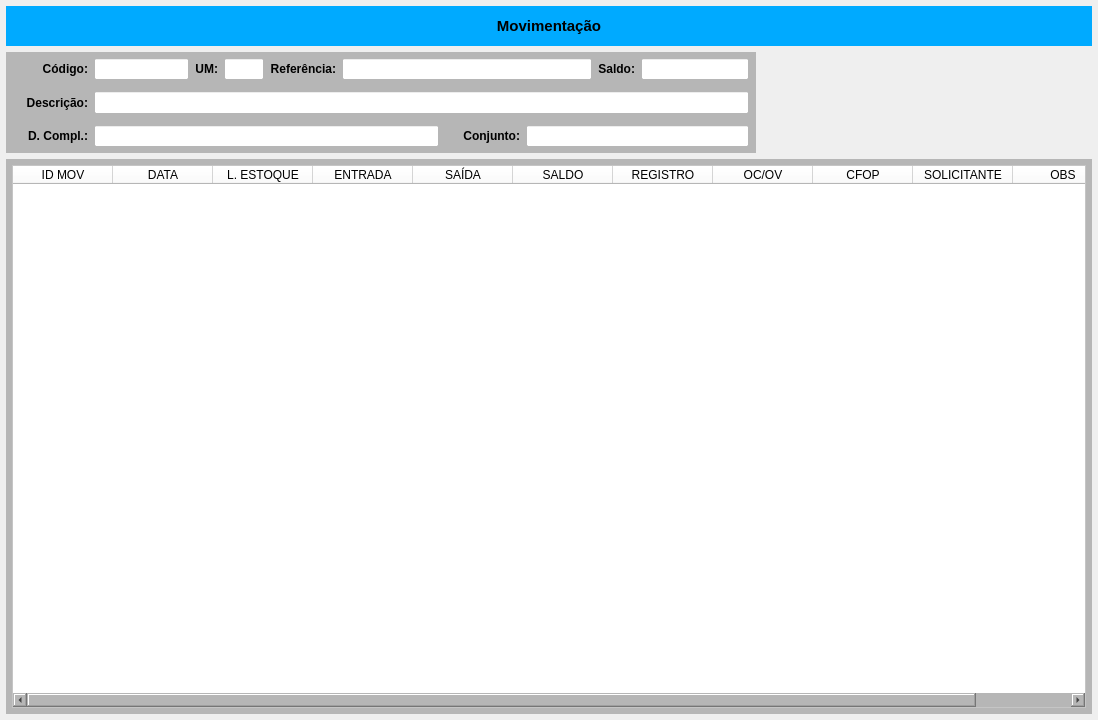
<?xml version="1.0" encoding="UTF-8"?>
<ui version="4.0">
 <class>MainWindow</class>
 <widget class="QMainWindow" name="MainWindow">
  <property name="windowModality">
   <enum>Qt::NonModal</enum>
  </property>
  <property name="geometry">
   <rect>
    <x>0</x>
    <y>0</y>
    <width>1098</width>
    <height>720</height>
   </rect>
  </property>
  <property name="windowTitle">
   <string>Movimentação de Produtos</string>
  </property>
  <widget class="QWidget" name="centralwidget">
   <property name="styleSheet">
    <string notr="true"/>
   </property>
   <layout class="QVBoxLayout" name="verticalLayout_2">
    <property name="spacing">
     <number>6</number>
    </property>
    <property name="leftMargin">
     <number>6</number>
    </property>
    <property name="topMargin">
     <number>6</number>
    </property>
    <property name="rightMargin">
     <number>6</number>
    </property>
    <property name="bottomMargin">
     <number>6</number>
    </property>
    <item>
     <widget class="QWidget" name="widget_cabecalho" native="true">
      <property name="sizePolicy">
       <sizepolicy hsizetype="Preferred" vsizetype="Fixed">
        <horstretch>0</horstretch>
        <verstretch>0</verstretch>
       </sizepolicy>
      </property>
      <property name="minimumSize">
       <size>
        <width>0</width>
        <height>40</height>
       </size>
      </property>
      <property name="maximumSize">
       <size>
        <width>16777215</width>
        <height>40</height>
       </size>
      </property>
      <property name="styleSheet">
       <string notr="true">background-color: rgb(0, 170, 255);</string>
      </property>
      <layout class="QHBoxLayout" name="horizontalLayout">
       <property name="spacing">
        <number>0</number>
       </property>
       <property name="leftMargin">
        <number>15</number>
       </property>
       <property name="topMargin">
        <number>6</number>
       </property>
       <property name="rightMargin">
        <number>15</number>
       </property>
       <property name="bottomMargin">
        <number>6</number>
       </property>
       <item>
        <widget class="QLabel" name="label_13">
         <property name="sizePolicy">
          <sizepolicy hsizetype="Minimum" vsizetype="Preferred">
           <horstretch>0</horstretch>
           <verstretch>0</verstretch>
          </sizepolicy>
         </property>
         <property name="minimumSize">
          <size>
           <width>300</width>
           <height>0</height>
          </size>
         </property>
         <property name="font">
          <font>
           <pointsize>11</pointsize>
           <weight>75</weight>
           <bold>true</bold>
          </font>
         </property>
         <property name="text">
          <string>Movimentação</string>
         </property>
         <property name="alignment">
          <set>Qt::AlignCenter</set>
         </property>
        </widget>
       </item>
      </layout>
     </widget>
    </item>
    <item>
     <widget class="QWidget" name="widget" native="true">
      <property name="minimumSize">
       <size>
        <width>0</width>
        <height>101</height>
       </size>
      </property>
      <property name="maximumSize">
       <size>
        <width>16777215</width>
        <height>101</height>
       </size>
      </property>
      <layout class="QHBoxLayout" name="horizontalLayout_6">
       <property name="leftMargin">
        <number>0</number>
       </property>
       <property name="topMargin">
        <number>0</number>
       </property>
       <property name="rightMargin">
        <number>0</number>
       </property>
       <property name="bottomMargin">
        <number>0</number>
       </property>
       <item>
        <widget class="QWidget" name="widget_Cor1" native="true">
         <property name="sizePolicy">
          <sizepolicy hsizetype="Preferred" vsizetype="Preferred">
           <horstretch>0</horstretch>
           <verstretch>0</verstretch>
          </sizepolicy>
         </property>
         <property name="minimumSize">
          <size>
           <width>0</width>
           <height>0</height>
          </size>
         </property>
         <property name="maximumSize">
          <size>
           <width>16777215</width>
           <height>16777215</height>
          </size>
         </property>
         <property name="styleSheet">
          <string notr="true">background-color: rgb(182, 182, 182);</string>
         </property>
         <layout class="QVBoxLayout" name="verticalLayout">
          <property name="spacing">
           <number>1</number>
          </property>
          <property name="leftMargin">
           <number>1</number>
          </property>
          <property name="topMargin">
           <number>1</number>
          </property>
          <property name="rightMargin">
           <number>1</number>
          </property>
          <property name="bottomMargin">
           <number>1</number>
          </property>
          <item>
           <widget class="QWidget" name="widget_3" native="true">
            <property name="styleSheet">
             <string notr="true"/>
            </property>
            <layout class="QHBoxLayout" name="horizontalLayout_2">
             <property name="spacing">
              <number>6</number>
             </property>
             <property name="leftMargin">
              <number>6</number>
             </property>
             <property name="topMargin">
              <number>5</number>
             </property>
             <property name="rightMargin">
              <number>6</number>
             </property>
             <property name="bottomMargin">
              <number>5</number>
             </property>
             <item>
              <widget class="QLabel" name="label_12">
               <property name="sizePolicy">
                <sizepolicy hsizetype="Fixed" vsizetype="Preferred">
                 <horstretch>0</horstretch>
                 <verstretch>0</verstretch>
                </sizepolicy>
               </property>
               <property name="minimumSize">
                <size>
                 <width>75</width>
                 <height>0</height>
                </size>
               </property>
               <property name="maximumSize">
                <size>
                 <width>75</width>
                 <height>16777215</height>
                </size>
               </property>
               <property name="font">
                <font>
                 <pointsize>9</pointsize>
                 <weight>75</weight>
                 <bold>true</bold>
                </font>
               </property>
               <property name="text">
                <string>Código:</string>
               </property>
               <property name="alignment">
                <set>Qt::AlignRight|Qt::AlignTrailing|Qt::AlignVCenter</set>
               </property>
              </widget>
             </item>
             <item>
              <widget class="QLineEdit" name="line_Codigo">
               <property name="sizePolicy">
                <sizepolicy hsizetype="Maximum" vsizetype="Preferred">
                 <horstretch>0</horstretch>
                 <verstretch>0</verstretch>
                </sizepolicy>
               </property>
               <property name="maximumSize">
                <size>
                 <width>95</width>
                 <height>16777215</height>
                </size>
               </property>
               <property name="font">
                <font>
                 <pointsize>9</pointsize>
                </font>
               </property>
               <property name="styleSheet">
                <string notr="true">background-color: rgb(255, 255, 255);</string>
               </property>
               <property name="alignment">
                <set>Qt::AlignCenter</set>
               </property>
              </widget>
             </item>
             <item>
              <widget class="QLabel" name="label_19">
               <property name="sizePolicy">
                <sizepolicy hsizetype="Fixed" vsizetype="Preferred">
                 <horstretch>0</horstretch>
                 <verstretch>0</verstretch>
                </sizepolicy>
               </property>
               <property name="maximumSize">
                <size>
                 <width>35</width>
                 <height>16777215</height>
                </size>
               </property>
               <property name="font">
                <font>
                 <pointsize>9</pointsize>
                 <weight>75</weight>
                 <bold>true</bold>
                </font>
               </property>
               <property name="text">
                <string>UM:</string>
               </property>
               <property name="alignment">
                <set>Qt::AlignRight|Qt::AlignTrailing|Qt::AlignVCenter</set>
               </property>
              </widget>
             </item>
             <item>
              <widget class="QLineEdit" name="line_UM">
               <property name="sizePolicy">
                <sizepolicy hsizetype="Maximum" vsizetype="Preferred">
                 <horstretch>0</horstretch>
                 <verstretch>0</verstretch>
                </sizepolicy>
               </property>
               <property name="minimumSize">
                <size>
                 <width>40</width>
                 <height>0</height>
                </size>
               </property>
               <property name="maximumSize">
                <size>
                 <width>40</width>
                 <height>16777215</height>
                </size>
               </property>
               <property name="font">
                <font>
                 <pointsize>9</pointsize>
                </font>
               </property>
               <property name="cursor">
                <cursorShape>IBeamCursor</cursorShape>
               </property>
               <property name="styleSheet">
                <string notr="true">background-color: rgb(255, 255, 255);</string>
               </property>
               <property name="inputMask">
                <string/>
               </property>
               <property name="text">
                <string/>
               </property>
               <property name="frame">
                <bool>true</bool>
               </property>
               <property name="echoMode">
                <enum>QLineEdit::Normal</enum>
               </property>
               <property name="alignment">
                <set>Qt::AlignCenter</set>
               </property>
               <property name="readOnly">
                <bool>true</bool>
               </property>
              </widget>
             </item>
             <item>
              <widget class="QLabel" name="label_16">
               <property name="sizePolicy">
                <sizepolicy hsizetype="Fixed" vsizetype="Preferred">
                 <horstretch>0</horstretch>
                 <verstretch>0</verstretch>
                </sizepolicy>
               </property>
               <property name="maximumSize">
                <size>
                 <width>80</width>
                 <height>16777215</height>
                </size>
               </property>
               <property name="font">
                <font>
                 <pointsize>9</pointsize>
                 <weight>75</weight>
                 <bold>true</bold>
                </font>
               </property>
               <property name="text">
                <string>Referência:</string>
               </property>
               <property name="alignment">
                <set>Qt::AlignRight|Qt::AlignTrailing|Qt::AlignVCenter</set>
               </property>
              </widget>
             </item>
             <item>
              <widget class="QLineEdit" name="line_Referencia">
               <property name="sizePolicy">
                <sizepolicy hsizetype="Preferred" vsizetype="Preferred">
                 <horstretch>0</horstretch>
                 <verstretch>0</verstretch>
                </sizepolicy>
               </property>
               <property name="minimumSize">
                <size>
                 <width>250</width>
                 <height>0</height>
                </size>
               </property>
               <property name="maximumSize">
                <size>
                 <width>250</width>
                 <height>16777215</height>
                </size>
               </property>
               <property name="font">
                <font>
                 <pointsize>9</pointsize>
                </font>
               </property>
               <property name="styleSheet">
                <string notr="true">background-color: rgb(255, 255, 255);</string>
               </property>
               <property name="readOnly">
                <bool>true</bool>
               </property>
              </widget>
             </item>
             <item>
              <widget class="QLabel" name="label_18">
               <property name="sizePolicy">
                <sizepolicy hsizetype="Fixed" vsizetype="Preferred">
                 <horstretch>0</horstretch>
                 <verstretch>0</verstretch>
                </sizepolicy>
               </property>
               <property name="maximumSize">
                <size>
                 <width>50</width>
                 <height>16777215</height>
                </size>
               </property>
               <property name="font">
                <font>
                 <pointsize>9</pointsize>
                 <weight>75</weight>
                 <bold>true</bold>
                </font>
               </property>
               <property name="text">
                <string>Saldo:</string>
               </property>
               <property name="alignment">
                <set>Qt::AlignRight|Qt::AlignTrailing|Qt::AlignVCenter</set>
               </property>
              </widget>
             </item>
             <item>
              <widget class="QLineEdit" name="line_Saldo">
               <property name="sizePolicy">
                <sizepolicy hsizetype="Maximum" vsizetype="Preferred">
                 <horstretch>0</horstretch>
                 <verstretch>0</verstretch>
                </sizepolicy>
               </property>
               <property name="maximumSize">
                <size>
                 <width>150</width>
                 <height>16777215</height>
                </size>
               </property>
               <property name="font">
                <font>
                 <pointsize>9</pointsize>
                </font>
               </property>
               <property name="cursor">
                <cursorShape>IBeamCursor</cursorShape>
               </property>
               <property name="styleSheet">
                <string notr="true">background-color: rgb(255, 255, 255);</string>
               </property>
               <property name="inputMask">
                <string/>
               </property>
               <property name="text">
                <string/>
               </property>
               <property name="frame">
                <bool>true</bool>
               </property>
               <property name="echoMode">
                <enum>QLineEdit::Normal</enum>
               </property>
               <property name="alignment">
                <set>Qt::AlignCenter</set>
               </property>
               <property name="readOnly">
                <bool>true</bool>
               </property>
              </widget>
             </item>
            </layout>
           </widget>
          </item>
          <item>
           <widget class="QWidget" name="widget_7" native="true">
            <property name="styleSheet">
             <string notr="true"/>
            </property>
            <layout class="QHBoxLayout" name="horizontalLayout_3">
             <property name="spacing">
              <number>6</number>
             </property>
             <property name="leftMargin">
              <number>6</number>
             </property>
             <property name="topMargin">
              <number>5</number>
             </property>
             <property name="rightMargin">
              <number>6</number>
             </property>
             <property name="bottomMargin">
              <number>5</number>
             </property>
             <item>
              <widget class="QLabel" name="label_15">
               <property name="sizePolicy">
                <sizepolicy hsizetype="Maximum" vsizetype="Preferred">
                 <horstretch>0</horstretch>
                 <verstretch>0</verstretch>
                </sizepolicy>
               </property>
               <property name="minimumSize">
                <size>
                 <width>75</width>
                 <height>0</height>
                </size>
               </property>
               <property name="maximumSize">
                <size>
                 <width>75</width>
                 <height>16777215</height>
                </size>
               </property>
               <property name="font">
                <font>
                 <pointsize>9</pointsize>
                 <weight>75</weight>
                 <bold>true</bold>
                </font>
               </property>
               <property name="text">
                <string>Descrição:</string>
               </property>
               <property name="alignment">
                <set>Qt::AlignRight|Qt::AlignTrailing|Qt::AlignVCenter</set>
               </property>
              </widget>
             </item>
             <item>
              <widget class="QLineEdit" name="line_Descricao">
               <property name="sizePolicy">
                <sizepolicy hsizetype="Minimum" vsizetype="Preferred">
                 <horstretch>0</horstretch>
                 <verstretch>0</verstretch>
                </sizepolicy>
               </property>
               <property name="minimumSize">
                <size>
                 <width>345</width>
                 <height>0</height>
                </size>
               </property>
               <property name="font">
                <font>
                 <pointsize>9</pointsize>
                </font>
               </property>
               <property name="styleSheet">
                <string notr="true">background-color: rgb(255, 255, 255);</string>
               </property>
               <property name="readOnly">
                <bool>true</bool>
               </property>
              </widget>
             </item>
            </layout>
           </widget>
          </item>
          <item>
           <widget class="QWidget" name="widget_6" native="true">
            <property name="styleSheet">
             <string notr="true"/>
            </property>
            <layout class="QHBoxLayout" name="horizontalLayout_4">
             <property name="spacing">
              <number>6</number>
             </property>
             <property name="leftMargin">
              <number>6</number>
             </property>
             <property name="topMargin">
              <number>5</number>
             </property>
             <property name="rightMargin">
              <number>6</number>
             </property>
             <property name="bottomMargin">
              <number>5</number>
             </property>
             <item>
              <widget class="QLabel" name="label_22">
               <property name="sizePolicy">
                <sizepolicy hsizetype="Fixed" vsizetype="Preferred">
                 <horstretch>0</horstretch>
                 <verstretch>0</verstretch>
                </sizepolicy>
               </property>
               <property name="minimumSize">
                <size>
                 <width>75</width>
                 <height>0</height>
                </size>
               </property>
               <property name="maximumSize">
                <size>
                 <width>75</width>
                 <height>16777215</height>
                </size>
               </property>
               <property name="font">
                <font>
                 <pointsize>9</pointsize>
                 <weight>75</weight>
                 <bold>true</bold>
                </font>
               </property>
               <property name="text">
                <string>D. Compl.:</string>
               </property>
               <property name="alignment">
                <set>Qt::AlignRight|Qt::AlignTrailing|Qt::AlignVCenter</set>
               </property>
              </widget>
             </item>
             <item>
              <widget class="QLineEdit" name="line_DescrCompl">
               <property name="sizePolicy">
                <sizepolicy hsizetype="Minimum" vsizetype="Preferred">
                 <horstretch>0</horstretch>
                 <verstretch>0</verstretch>
                </sizepolicy>
               </property>
               <property name="minimumSize">
                <size>
                 <width>345</width>
                 <height>0</height>
                </size>
               </property>
               <property name="font">
                <font>
                 <pointsize>9</pointsize>
                </font>
               </property>
               <property name="styleSheet">
                <string notr="true">background-color: rgb(255, 255, 255);</string>
               </property>
               <property name="readOnly">
                <bool>true</bool>
               </property>
              </widget>
             </item>
             <item>
              <widget class="QLabel" name="label_20">
               <property name="sizePolicy">
                <sizepolicy hsizetype="Maximum" vsizetype="Preferred">
                 <horstretch>0</horstretch>
                 <verstretch>0</verstretch>
                </sizepolicy>
               </property>
               <property name="maximumSize">
                <size>
                 <width>75</width>
                 <height>16777215</height>
                </size>
               </property>
               <property name="font">
                <font>
                 <pointsize>9</pointsize>
                 <weight>75</weight>
                 <bold>true</bold>
                </font>
               </property>
               <property name="text">
                <string>Conjunto:</string>
               </property>
               <property name="alignment">
                <set>Qt::AlignRight|Qt::AlignTrailing|Qt::AlignVCenter</set>
               </property>
              </widget>
             </item>
             <item>
              <widget class="QLineEdit" name="line_Conjunto">
               <property name="sizePolicy">
                <sizepolicy hsizetype="Preferred" vsizetype="Preferred">
                 <horstretch>0</horstretch>
                 <verstretch>0</verstretch>
                </sizepolicy>
               </property>
               <property name="font">
                <font>
                 <pointsize>9</pointsize>
                </font>
               </property>
               <property name="styleSheet">
                <string notr="true">background-color: rgb(255, 255, 255);</string>
               </property>
               <property name="alignment">
                <set>Qt::AlignCenter</set>
               </property>
               <property name="readOnly">
                <bool>true</bool>
               </property>
              </widget>
             </item>
            </layout>
           </widget>
          </item>
         </layout>
        </widget>
       </item>
       <item>
        <widget class="QWidget" name="widget_2" native="true"/>
       </item>
      </layout>
     </widget>
    </item>
    <item>
     <widget class="QWidget" name="widget_Cor2" native="true">
      <property name="styleSheet">
       <string notr="true">background-color: rgb(182, 182, 182);</string>
      </property>
      <layout class="QVBoxLayout" name="verticalLayout_3">
       <property name="spacing">
        <number>6</number>
       </property>
       <property name="leftMargin">
        <number>6</number>
       </property>
       <property name="topMargin">
        <number>6</number>
       </property>
       <property name="rightMargin">
        <number>6</number>
       </property>
       <property name="bottomMargin">
        <number>6</number>
       </property>
       <item>
        <widget class="QTableWidget" name="table_Mov">
         <property name="sizePolicy">
          <sizepolicy hsizetype="Preferred" vsizetype="Preferred">
           <horstretch>0</horstretch>
           <verstretch>0</verstretch>
          </sizepolicy>
         </property>
         <property name="font">
          <font>
           <pointsize>8</pointsize>
          </font>
         </property>
         <property name="styleSheet">
          <string notr="true">background-color: rgb(255, 255, 255);</string>
         </property>
         <column>
          <property name="text">
           <string>ID MOV</string>
          </property>
         </column>
         <column>
          <property name="text">
           <string>DATA</string>
          </property>
         </column>
         <column>
          <property name="text">
           <string>L. ESTOQUE</string>
          </property>
         </column>
         <column>
          <property name="text">
           <string>ENTRADA</string>
          </property>
         </column>
         <column>
          <property name="text">
           <string>SAÍDA</string>
          </property>
         </column>
         <column>
          <property name="text">
           <string>SALDO</string>
          </property>
         </column>
         <column>
          <property name="text">
           <string>REGISTRO</string>
          </property>
         </column>
         <column>
          <property name="text">
           <string>OC/OV</string>
          </property>
         </column>
         <column>
          <property name="text">
           <string>CFOP</string>
          </property>
         </column>
         <column>
          <property name="text">
           <string>SOLICITANTE</string>
          </property>
         </column>
         <column>
          <property name="text">
           <string>OBS</string>
          </property>
         </column>
        </widget>
       </item>
      </layout>
     </widget>
    </item>
   </layout>
  </widget>
 </widget>
 <resources/>
 <connections/>
</ui>
